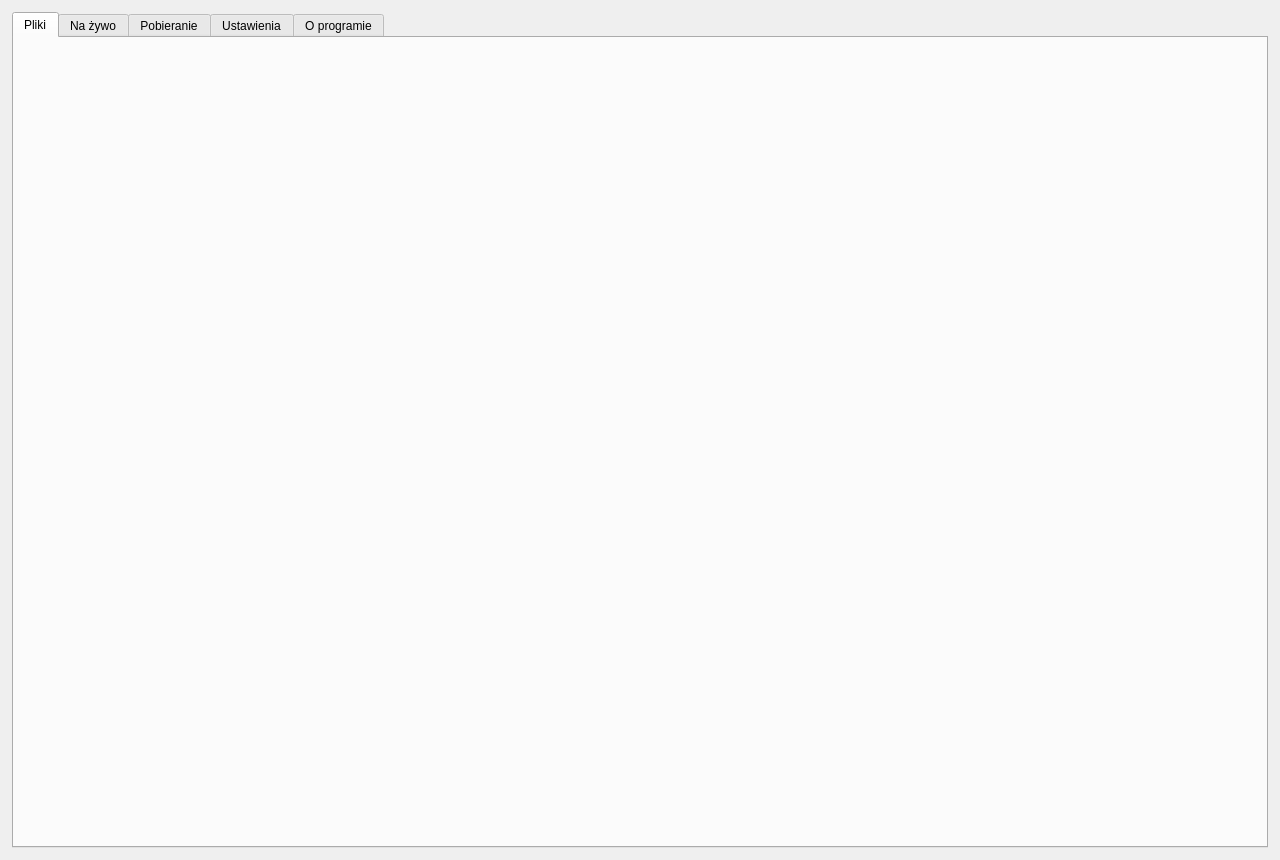
<?xml version="1.0" encoding="UTF-8"?>
<ui version="4.0">
 <class>MainWindow</class>
 <widget class="QMainWindow" name="MainWindow">
  <property name="geometry">
   <rect><x>0</x><y>0</y><width>1280</width><height>860</height></rect>
  </property>
  <property name="minimumSize">
   <size><width>1120</width><height>760</height></size>
  </property>
  <property name="windowTitle">
   <string>PySkryptor</string>
  </property>
  <widget class="QWidget" name="centralwidget">
   <layout class="QVBoxLayout" name="centralwidgetLayout">
    <property name="leftMargin"><number>12</number></property>
    <property name="topMargin"><number>12</number></property>
    <property name="rightMargin"><number>12</number></property>
    <property name="bottomMargin"><number>12</number></property>
    <property name="spacing"><number>8</number></property>
    <item>
     <widget class="QWidget" name="MainCentral">
      <layout class="QVBoxLayout" name="MainCentralLayout">
       <property name="leftMargin"><number>0</number></property>
       <property name="topMargin"><number>0</number></property>
       <property name="rightMargin"><number>0</number></property>
       <property name="bottomMargin"><number>0</number></property>
       <item>
        <widget class="QTabWidget" name="MainTabs">
         <widget class="QWidget" name="tab_files">
          <attribute name="title"><string>Pliki</string></attribute>
          <layout class="QVBoxLayout" name="tab_files_layout">
           <property name="leftMargin"><number>0</number></property>
           <property name="topMargin"><number>0</number></property>
           <property name="rightMargin"><number>0</number></property>
           <property name="bottomMargin"><number>0</number></property>
           <item><widget class="QWidget" name="filesPanelHost"/></item>
          </layout>
         </widget>
         <widget class="QWidget" name="tab_live">
          <attribute name="title"><string>Na żywo</string></attribute>
          <layout class="QVBoxLayout" name="tab_live_layout">
           <property name="leftMargin"><number>0</number></property>
           <property name="topMargin"><number>0</number></property>
           <property name="rightMargin"><number>0</number></property>
           <property name="bottomMargin"><number>0</number></property>
           <item><widget class="QWidget" name="livePanelHost"/></item>
          </layout>
         </widget>
         <widget class="QWidget" name="tab_downloader">
          <attribute name="title"><string>Pobieranie</string></attribute>
          <layout class="QVBoxLayout" name="tab_downloader_layout">
           <property name="leftMargin"><number>0</number></property>
           <property name="topMargin"><number>0</number></property>
           <property name="rightMargin"><number>0</number></property>
           <property name="bottomMargin"><number>0</number></property>
           <item><widget class="QWidget" name="downloaderPanelHost"/></item>
          </layout>
         </widget>
         <widget class="QWidget" name="tab_settings">
          <attribute name="title"><string>Ustawienia</string></attribute>
          <layout class="QVBoxLayout" name="tab_settings_layout">
           <property name="leftMargin"><number>0</number></property>
           <property name="topMargin"><number>0</number></property>
           <property name="rightMargin"><number>0</number></property>
           <property name="bottomMargin"><number>0</number></property>
           <item><widget class="QWidget" name="settingsPanelHost"/></item>
          </layout>
         </widget>
         <widget class="QWidget" name="tab_about">
          <attribute name="title"><string>O programie</string></attribute>
          <layout class="QVBoxLayout" name="tab_about_layout">
           <property name="leftMargin"><number>0</number></property>
           <property name="topMargin"><number>0</number></property>
           <property name="rightMargin"><number>0</number></property>
           <property name="bottomMargin"><number>0</number></property>
           <item><widget class="QWidget" name="aboutPanelHost"/></item>
          </layout>
         </widget>
        </widget>
       </item>
      </layout>
     </widget>
    </item>
   </layout>
  </widget>
 </widget>
 <resources/>
 <connections/>
</ui>
